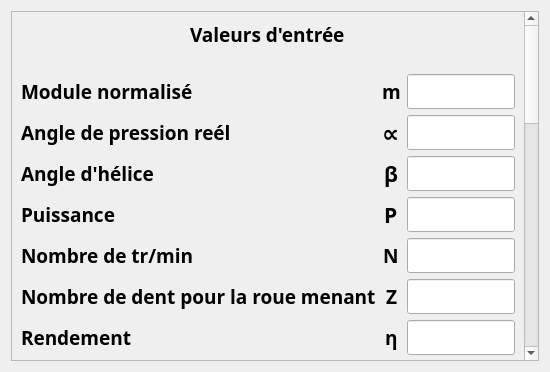
<?xml version="1.0" encoding="UTF-8"?>
<ui version="4.0">
 <class>DENTURE_HELICOIDALE_PARALLELE</class>
 <widget class="QWidget" name="DENTURE_HELICOIDALE_PARALLELE">
  <property name="windowModality">
   <enum>Qt::WindowModal</enum>
  </property>
  <property name="geometry">
   <rect>
    <x>0</x>
    <y>0</y>
    <width>550</width>
    <height>372</height>
   </rect>
  </property>
  <property name="windowTitle">
   <string>DENTURE_HELICOIDALE_PARALLELE</string>
  </property>
  <property name="windowIcon">
   <iconset>
    <normaloff>../../../../../.designer/backup/reducteur_gearexpert.gif</normaloff>../../../../../.designer/backup/reducteur_gearexpert.gif</iconset>
  </property>
  <layout class="QGridLayout" name="gridLayout">
   <item row="0" column="0">
    <widget class="QScrollArea" name="scrollArea">
     <property name="widgetResizable">
      <bool>true</bool>
     </property>
     <widget class="QWidget" name="scrollAreaWidgetContents">
      <property name="geometry">
       <rect>
        <x>0</x>
        <y>0</y>
        <width>523</width>
        <height>896</height>
       </rect>
      </property>
      <layout class="QGridLayout" name="gridLayout_6">
       <item row="0" column="0">
        <layout class="QVBoxLayout" name="verticalLayout">
         <item alignment="Qt::AlignHCenter">
          <widget class="QLabel" name="label_2">
           <property name="font">
            <font>
             <family>Arial Black</family>
             <pointsize>14</pointsize>
             <weight>75</weight>
             <bold>true</bold>
            </font>
           </property>
           <property name="text">
            <string>Valeurs d'entrée</string>
           </property>
          </widget>
         </item>
         <item>
          <spacer name="horizontalSpacer">
           <property name="orientation">
            <enum>Qt::Horizontal</enum>
           </property>
           <property name="sizeHint" stdset="0">
            <size>
             <width>40</width>
             <height>20</height>
            </size>
           </property>
          </spacer>
         </item>
         <item>
          <layout class="QGridLayout" name="gridLayout_2">
           <item row="5" column="0" alignment="Qt::AlignLeft">
            <widget class="QLabel" name="label5">
             <property name="font">
              <font>
               <family>Arial Black</family>
               <pointsize>14</pointsize>
               <weight>75</weight>
               <bold>true</bold>
              </font>
             </property>
             <property name="text">
              <string>Nombre de dent pour la roue menant</string>
             </property>
            </widget>
           </item>
           <item row="3" column="1" alignment="Qt::AlignHCenter">
            <widget class="QLabel" name="label_154">
             <property name="font">
              <font>
               <family>Arial Black</family>
               <pointsize>16</pointsize>
               <weight>75</weight>
               <bold>true</bold>
              </font>
             </property>
             <property name="text">
              <string>P</string>
             </property>
            </widget>
           </item>
           <item row="5" column="1" alignment="Qt::AlignHCenter">
            <widget class="QLabel" name="label_30">
             <property name="font">
              <font>
               <family>Arial Black</family>
               <pointsize>14</pointsize>
               <weight>75</weight>
               <bold>true</bold>
              </font>
             </property>
             <property name="text">
              <string>Z</string>
             </property>
            </widget>
           </item>
           <item row="0" column="0" alignment="Qt::AlignLeft">
            <widget class="QLabel" name="label1">
             <property name="font">
              <font>
               <family>Arial Black</family>
               <pointsize>14</pointsize>
               <weight>75</weight>
               <bold>true</bold>
              </font>
             </property>
             <property name="text">
              <string>Module normalisé</string>
             </property>
            </widget>
           </item>
           <item row="3" column="0" alignment="Qt::AlignLeft">
            <widget class="QLabel" name="label3">
             <property name="font">
              <font>
               <family>Arial Black</family>
               <pointsize>14</pointsize>
               <weight>75</weight>
               <bold>true</bold>
              </font>
             </property>
             <property name="text">
              <string>Puissance</string>
             </property>
            </widget>
           </item>
           <item row="0" column="3" alignment="Qt::AlignHCenter">
            <widget class="QLineEdit" name="lineEdit1">
             <property name="font">
              <font>
               <family>Arial Black</family>
               <pointsize>14</pointsize>
               <weight>75</weight>
               <bold>true</bold>
              </font>
             </property>
            </widget>
           </item>
           <item row="1" column="1" alignment="Qt::AlignHCenter">
            <widget class="QLabel" name="label_27">
             <property name="font">
              <font>
               <family>Arial Black</family>
               <pointsize>18</pointsize>
               <weight>75</weight>
               <bold>true</bold>
              </font>
             </property>
             <property name="text">
              <string>∝</string>
             </property>
            </widget>
           </item>
           <item row="1" column="0" alignment="Qt::AlignLeft">
            <widget class="QLabel" name="label2">
             <property name="font">
              <font>
               <family>Arial Black</family>
               <pointsize>14</pointsize>
               <weight>75</weight>
               <bold>true</bold>
              </font>
             </property>
             <property name="text">
              <string>Angle de pression reél</string>
             </property>
            </widget>
           </item>
           <item row="4" column="3" alignment="Qt::AlignHCenter">
            <widget class="QLineEdit" name="lineEdit4">
             <property name="font">
              <font>
               <family>Arial Black</family>
               <pointsize>14</pointsize>
               <weight>75</weight>
               <bold>true</bold>
              </font>
             </property>
            </widget>
           </item>
           <item row="1" column="3" alignment="Qt::AlignHCenter">
            <widget class="QLineEdit" name="lineEdit2">
             <property name="font">
              <font>
               <family>Arial Black</family>
               <pointsize>14</pointsize>
               <weight>75</weight>
               <bold>true</bold>
              </font>
             </property>
            </widget>
           </item>
           <item row="0" column="1" alignment="Qt::AlignHCenter">
            <widget class="QLabel" name="label_25">
             <property name="font">
              <font>
               <family>Arial Black</family>
               <pointsize>14</pointsize>
               <weight>75</weight>
               <bold>true</bold>
              </font>
             </property>
             <property name="text">
              <string>m</string>
             </property>
            </widget>
           </item>
           <item row="4" column="0" alignment="Qt::AlignLeft">
            <widget class="QLabel" name="label4">
             <property name="font">
              <font>
               <family>Arial Black</family>
               <pointsize>14</pointsize>
               <weight>75</weight>
               <bold>true</bold>
              </font>
             </property>
             <property name="text">
              <string>Nombre de tr/min</string>
             </property>
            </widget>
           </item>
           <item row="5" column="3" alignment="Qt::AlignHCenter">
            <widget class="QLineEdit" name="lineEdit5">
             <property name="font">
              <font>
               <family>Arial Black</family>
               <pointsize>14</pointsize>
               <weight>75</weight>
               <bold>true</bold>
              </font>
             </property>
            </widget>
           </item>
           <item row="4" column="1" alignment="Qt::AlignHCenter">
            <widget class="QLabel" name="label_170">
             <property name="font">
              <font>
               <family>Arial Black</family>
               <pointsize>14</pointsize>
               <weight>75</weight>
               <bold>true</bold>
              </font>
             </property>
             <property name="text">
              <string>N</string>
             </property>
            </widget>
           </item>
           <item row="6" column="1" alignment="Qt::AlignHCenter">
            <widget class="QLabel" name="label_49">
             <property name="font">
              <font>
               <family>Arial Black</family>
               <pointsize>14</pointsize>
               <weight>75</weight>
               <bold>true</bold>
              </font>
             </property>
             <property name="text">
              <string>η</string>
             </property>
            </widget>
           </item>
           <item row="6" column="3" alignment="Qt::AlignHCenter">
            <widget class="QLineEdit" name="lineEdit6">
             <property name="font">
              <font>
               <family>Arial Black</family>
               <pointsize>14</pointsize>
               <weight>75</weight>
               <bold>true</bold>
              </font>
             </property>
            </widget>
           </item>
           <item row="3" column="3" alignment="Qt::AlignHCenter">
            <widget class="QLineEdit" name="lineEdit3">
             <property name="font">
              <font>
               <family>Arial Black</family>
               <pointsize>14</pointsize>
               <weight>75</weight>
               <bold>true</bold>
              </font>
             </property>
            </widget>
           </item>
           <item row="6" column="0" alignment="Qt::AlignLeft">
            <widget class="QLabel" name="label6">
             <property name="font">
              <font>
               <family>Arial Black</family>
               <pointsize>14</pointsize>
               <weight>75</weight>
               <bold>true</bold>
              </font>
             </property>
             <property name="text">
              <string>Rendement</string>
             </property>
            </widget>
           </item>
           <item row="2" column="0" alignment="Qt::AlignLeft">
            <widget class="QLabel" name="label2_1">
             <property name="font">
              <font>
               <family>Arial Black</family>
               <pointsize>14</pointsize>
               <weight>75</weight>
               <bold>true</bold>
              </font>
             </property>
             <property name="text">
              <string>Angle d'hélice</string>
             </property>
            </widget>
           </item>
           <item row="2" column="3" alignment="Qt::AlignHCenter">
            <widget class="QLineEdit" name="lineEdit2_1">
             <property name="font">
              <font>
               <family>Arial Black</family>
               <pointsize>14</pointsize>
               <weight>75</weight>
               <bold>true</bold>
              </font>
             </property>
            </widget>
           </item>
           <item row="2" column="1" alignment="Qt::AlignHCenter">
            <widget class="QLabel" name="label_52">
             <property name="font">
              <font>
               <family>Arial Black</family>
               <pointsize>16</pointsize>
               <weight>75</weight>
               <bold>true</bold>
              </font>
             </property>
             <property name="text">
              <string>β</string>
             </property>
            </widget>
           </item>
          </layout>
         </item>
         <item>
          <spacer name="horizontalSpacer_2">
           <property name="orientation">
            <enum>Qt::Horizontal</enum>
           </property>
           <property name="sizeHint" stdset="0">
            <size>
             <width>40</width>
             <height>20</height>
            </size>
           </property>
          </spacer>
         </item>
         <item alignment="Qt::AlignHCenter">
          <widget class="QPushButton" name="pushButton">
           <property name="maximumSize">
            <size>
             <width>180</width>
             <height>180</height>
            </size>
           </property>
           <property name="font">
            <font>
             <family>Arial Black</family>
             <pointsize>14</pointsize>
             <weight>75</weight>
             <bold>true</bold>
            </font>
           </property>
           <property name="text">
            <string>CALCULEZ</string>
           </property>
          </widget>
         </item>
         <item>
          <spacer name="horizontalSpacer_6">
           <property name="orientation">
            <enum>Qt::Horizontal</enum>
           </property>
           <property name="sizeHint" stdset="0">
            <size>
             <width>40</width>
             <height>20</height>
            </size>
           </property>
          </spacer>
         </item>
         <item alignment="Qt::AlignHCenter">
          <widget class="QPushButton" name="pushButton_3">
           <property name="font">
            <font>
             <family>Arial Black</family>
             <pointsize>14</pointsize>
             <weight>75</weight>
             <bold>true</bold>
            </font>
           </property>
           <property name="text">
            <string>SAUVEGARDEZ LES RESULTATS DU CALCUL</string>
           </property>
          </widget>
         </item>
         <item>
          <spacer name="horizontalSpacer_5">
           <property name="orientation">
            <enum>Qt::Horizontal</enum>
           </property>
           <property name="sizeHint" stdset="0">
            <size>
             <width>40</width>
             <height>20</height>
            </size>
           </property>
          </spacer>
         </item>
         <item alignment="Qt::AlignHCenter">
          <widget class="QLabel" name="label_45">
           <property name="font">
            <font>
             <family>Arial Black</family>
             <pointsize>14</pointsize>
             <weight>75</weight>
             <bold>true</bold>
            </font>
           </property>
           <property name="text">
            <string>Valeurs de sortie</string>
           </property>
          </widget>
         </item>
         <item>
          <spacer name="horizontalSpacer_3">
           <property name="orientation">
            <enum>Qt::Horizontal</enum>
           </property>
           <property name="sizeHint" stdset="0">
            <size>
             <width>40</width>
             <height>20</height>
            </size>
           </property>
          </spacer>
         </item>
         <item alignment="Qt::AlignHCenter">
          <widget class="QLabel" name="label_46">
           <property name="font">
            <font>
             <family>Arial Black</family>
             <pointsize>14</pointsize>
             <weight>75</weight>
             <bold>true</bold>
            </font>
           </property>
           <property name="text">
            <string>Roue menant</string>
           </property>
          </widget>
         </item>
         <item>
          <spacer name="horizontalSpacer_7">
           <property name="orientation">
            <enum>Qt::Horizontal</enum>
           </property>
           <property name="sizeHint" stdset="0">
            <size>
             <width>40</width>
             <height>20</height>
            </size>
           </property>
          </spacer>
         </item>
         <item>
          <layout class="QGridLayout" name="gridLayout_3">
           <item row="4" column="1" alignment="Qt::AlignHCenter">
            <widget class="QLabel" name="label_53">
             <property name="font">
              <font>
               <family>Arial Black</family>
               <pointsize>14</pointsize>
               <weight>75</weight>
               <bold>true</bold>
              </font>
             </property>
             <property name="text">
              <string>F1</string>
             </property>
            </widget>
           </item>
           <item row="3" column="2" alignment="Qt::AlignHCenter">
            <widget class="QLineEdit" name="lineEdit9">
             <property name="font">
              <font>
               <family>Arial Black</family>
               <pointsize>14</pointsize>
               <weight>75</weight>
               <bold>true</bold>
              </font>
             </property>
            </widget>
           </item>
           <item row="0" column="2" alignment="Qt::AlignHCenter">
            <widget class="QLineEdit" name="lineEdit7">
             <property name="font">
              <font>
               <family>Arial Black</family>
               <pointsize>14</pointsize>
               <weight>75</weight>
               <bold>true</bold>
              </font>
             </property>
            </widget>
           </item>
           <item row="3" column="0">
            <widget class="QLabel" name="label9">
             <property name="font">
              <font>
               <family>Arial Black</family>
               <pointsize>14</pointsize>
               <weight>75</weight>
               <bold>true</bold>
              </font>
             </property>
             <property name="text">
              <string>Effort radial</string>
             </property>
            </widget>
           </item>
           <item row="4" column="0">
            <widget class="QLabel" name="label10">
             <property name="font">
              <font>
               <family>Arial Black</family>
               <pointsize>14</pointsize>
               <weight>75</weight>
               <bold>true</bold>
              </font>
             </property>
             <property name="text">
              <string>Effort sur la dent</string>
             </property>
            </widget>
           </item>
           <item row="3" column="1" alignment="Qt::AlignHCenter">
            <widget class="QLabel" name="label_60">
             <property name="font">
              <font>
               <family>Arial Black</family>
               <pointsize>14</pointsize>
               <weight>75</weight>
               <bold>true</bold>
              </font>
             </property>
             <property name="text">
              <string>FR1</string>
             </property>
            </widget>
           </item>
           <item row="0" column="1" alignment="Qt::AlignHCenter">
            <widget class="QLabel" name="label_82">
             <property name="font">
              <font>
               <family>Arial Black</family>
               <pointsize>14</pointsize>
               <weight>75</weight>
               <bold>true</bold>
              </font>
             </property>
             <property name="text">
              <string>C1</string>
             </property>
            </widget>
           </item>
           <item row="4" column="2" alignment="Qt::AlignHCenter">
            <widget class="QLineEdit" name="lineEdit10">
             <property name="font">
              <font>
               <family>Arial Black</family>
               <pointsize>14</pointsize>
               <weight>75</weight>
               <bold>true</bold>
              </font>
             </property>
            </widget>
           </item>
           <item row="0" column="0">
            <widget class="QLabel" name="label7">
             <property name="font">
              <font>
               <family>Arial Black</family>
               <pointsize>14</pointsize>
               <weight>75</weight>
               <bold>true</bold>
              </font>
             </property>
             <property name="text">
              <string>Couple</string>
             </property>
            </widget>
           </item>
           <item row="1" column="2" alignment="Qt::AlignHCenter">
            <widget class="QLineEdit" name="lineEdit8">
             <property name="font">
              <font>
               <family>Arial Black</family>
               <pointsize>14</pointsize>
               <weight>75</weight>
               <bold>true</bold>
              </font>
             </property>
            </widget>
           </item>
           <item row="1" column="1" alignment="Qt::AlignHCenter">
            <widget class="QLabel" name="label_83">
             <property name="font">
              <font>
               <family>Arial Black</family>
               <pointsize>14</pointsize>
               <weight>75</weight>
               <bold>true</bold>
              </font>
             </property>
             <property name="text">
              <string>FT1</string>
             </property>
            </widget>
           </item>
           <item row="1" column="0">
            <widget class="QLabel" name="label8">
             <property name="font">
              <font>
               <family>Arial Black</family>
               <pointsize>14</pointsize>
               <weight>75</weight>
               <bold>true</bold>
              </font>
             </property>
             <property name="text">
              <string>Effort tangentiel</string>
             </property>
            </widget>
           </item>
           <item row="2" column="0">
            <widget class="QLabel" name="label8_1">
             <property name="font">
              <font>
               <family>Arial Black</family>
               <pointsize>14</pointsize>
               <weight>75</weight>
               <bold>true</bold>
              </font>
             </property>
             <property name="text">
              <string>Effort axial</string>
             </property>
            </widget>
           </item>
           <item row="2" column="1" alignment="Qt::AlignHCenter">
            <widget class="QLabel" name="label_88">
             <property name="font">
              <font>
               <family>Arial Black</family>
               <pointsize>14</pointsize>
               <weight>75</weight>
               <bold>true</bold>
              </font>
             </property>
             <property name="text">
              <string>FA1</string>
             </property>
            </widget>
           </item>
           <item row="2" column="2" alignment="Qt::AlignHCenter">
            <widget class="QLineEdit" name="lineEdit8_1">
             <property name="font">
              <font>
               <family>Arial Black</family>
               <pointsize>14</pointsize>
               <weight>75</weight>
               <bold>true</bold>
              </font>
             </property>
            </widget>
           </item>
          </layout>
         </item>
         <item>
          <spacer name="horizontalSpacer_4">
           <property name="orientation">
            <enum>Qt::Horizontal</enum>
           </property>
           <property name="sizeHint" stdset="0">
            <size>
             <width>40</width>
             <height>20</height>
            </size>
           </property>
          </spacer>
         </item>
         <item alignment="Qt::AlignHCenter">
          <widget class="QLabel" name="label_50">
           <property name="font">
            <font>
             <family>Arial Black</family>
             <pointsize>14</pointsize>
             <weight>75</weight>
             <bold>true</bold>
            </font>
           </property>
           <property name="text">
            <string>Roue meneé</string>
           </property>
          </widget>
         </item>
         <item>
          <layout class="QGridLayout" name="gridLayout_5">
           <item row="1" column="0">
            <widget class="QLabel" name="label12">
             <property name="font">
              <font>
               <family>Arial Black</family>
               <pointsize>14</pointsize>
               <weight>75</weight>
               <bold>true</bold>
              </font>
             </property>
             <property name="text">
              <string>Effort tangentiel</string>
             </property>
            </widget>
           </item>
           <item row="1" column="1" alignment="Qt::AlignHCenter">
            <widget class="QLabel" name="label_87">
             <property name="font">
              <font>
               <family>Arial Black</family>
               <pointsize>14</pointsize>
               <weight>75</weight>
               <bold>true</bold>
              </font>
             </property>
             <property name="text">
              <string>FT2</string>
             </property>
            </widget>
           </item>
           <item row="1" column="2" alignment="Qt::AlignHCenter">
            <widget class="QLineEdit" name="lineEdit12">
             <property name="font">
              <font>
               <family>Arial Black</family>
               <pointsize>14</pointsize>
               <weight>75</weight>
               <bold>true</bold>
              </font>
             </property>
            </widget>
           </item>
           <item row="4" column="2" alignment="Qt::AlignHCenter">
            <widget class="QLineEdit" name="lineEdit14">
             <property name="font">
              <font>
               <family>Arial Black</family>
               <pointsize>14</pointsize>
               <weight>75</weight>
               <bold>true</bold>
              </font>
             </property>
            </widget>
           </item>
           <item row="0" column="0">
            <widget class="QLabel" name="label11">
             <property name="font">
              <font>
               <family>Arial Black</family>
               <pointsize>14</pointsize>
               <weight>75</weight>
               <bold>true</bold>
              </font>
             </property>
             <property name="text">
              <string>Couple</string>
             </property>
            </widget>
           </item>
           <item row="4" column="1" alignment="Qt::AlignHCenter">
            <widget class="QLabel" name="label_55">
             <property name="font">
              <font>
               <family>Arial Black</family>
               <pointsize>14</pointsize>
               <weight>75</weight>
               <bold>true</bold>
              </font>
             </property>
             <property name="text">
              <string>F2</string>
             </property>
            </widget>
           </item>
           <item row="3" column="2" alignment="Qt::AlignHCenter">
            <widget class="QLineEdit" name="lineEdit13">
             <property name="font">
              <font>
               <family>Arial Black</family>
               <pointsize>14</pointsize>
               <weight>75</weight>
               <bold>true</bold>
              </font>
             </property>
            </widget>
           </item>
           <item row="0" column="2" alignment="Qt::AlignHCenter">
            <widget class="QLineEdit" name="lineEdit11">
             <property name="font">
              <font>
               <family>Arial Black</family>
               <pointsize>14</pointsize>
               <weight>75</weight>
               <bold>true</bold>
              </font>
             </property>
            </widget>
           </item>
           <item row="4" column="0">
            <widget class="QLabel" name="label14">
             <property name="font">
              <font>
               <family>Arial Black</family>
               <pointsize>14</pointsize>
               <weight>75</weight>
               <bold>true</bold>
              </font>
             </property>
             <property name="text">
              <string>Effort sur la dent</string>
             </property>
            </widget>
           </item>
           <item row="3" column="0">
            <widget class="QLabel" name="label13">
             <property name="font">
              <font>
               <family>Arial Black</family>
               <pointsize>14</pointsize>
               <weight>75</weight>
               <bold>true</bold>
              </font>
             </property>
             <property name="text">
              <string>Effort radial</string>
             </property>
            </widget>
           </item>
           <item row="3" column="1" alignment="Qt::AlignHCenter">
            <widget class="QLabel" name="label_62">
             <property name="font">
              <font>
               <family>Arial Black</family>
               <pointsize>14</pointsize>
               <weight>75</weight>
               <bold>true</bold>
              </font>
             </property>
             <property name="text">
              <string>FR2</string>
             </property>
            </widget>
           </item>
           <item row="0" column="1" alignment="Qt::AlignHCenter">
            <widget class="QLabel" name="label_86">
             <property name="font">
              <font>
               <family>Arial Black</family>
               <pointsize>14</pointsize>
               <weight>75</weight>
               <bold>true</bold>
              </font>
             </property>
             <property name="text">
              <string>C2</string>
             </property>
            </widget>
           </item>
           <item row="2" column="0">
            <widget class="QLabel" name="label12_1">
             <property name="font">
              <font>
               <family>Arial Black</family>
               <pointsize>14</pointsize>
               <weight>75</weight>
               <bold>true</bold>
              </font>
             </property>
             <property name="text">
              <string>Effort axial</string>
             </property>
            </widget>
           </item>
           <item row="2" column="1" alignment="Qt::AlignHCenter">
            <widget class="QLabel" name="label_89">
             <property name="font">
              <font>
               <family>Arial Black</family>
               <pointsize>14</pointsize>
               <weight>75</weight>
               <bold>true</bold>
              </font>
             </property>
             <property name="text">
              <string>FA2</string>
             </property>
            </widget>
           </item>
           <item row="2" column="2" alignment="Qt::AlignHCenter">
            <widget class="QLineEdit" name="lineEdit12_1">
             <property name="font">
              <font>
               <family>Arial Black</family>
               <pointsize>14</pointsize>
               <weight>75</weight>
               <bold>true</bold>
              </font>
             </property>
            </widget>
           </item>
          </layout>
         </item>
         <item>
          <spacer name="horizontalSpacer_9">
           <property name="orientation">
            <enum>Qt::Horizontal</enum>
           </property>
           <property name="sizeHint" stdset="0">
            <size>
             <width>40</width>
             <height>20</height>
            </size>
           </property>
          </spacer>
         </item>
         <item>
          <spacer name="horizontalSpacer_8">
           <property name="orientation">
            <enum>Qt::Horizontal</enum>
           </property>
           <property name="sizeHint" stdset="0">
            <size>
             <width>40</width>
             <height>20</height>
            </size>
           </property>
          </spacer>
         </item>
         <item alignment="Qt::AlignHCenter">
          <widget class="QPushButton" name="pushButton_2">
           <property name="font">
            <font>
             <family>Arial Black</family>
             <pointsize>14</pointsize>
             <weight>75</weight>
             <bold>true</bold>
            </font>
           </property>
           <property name="text">
            <string>RETOUR</string>
           </property>
          </widget>
         </item>
        </layout>
       </item>
      </layout>
     </widget>
    </widget>
   </item>
  </layout>
 </widget>
 <resources/>
 <connections/>
</ui>
